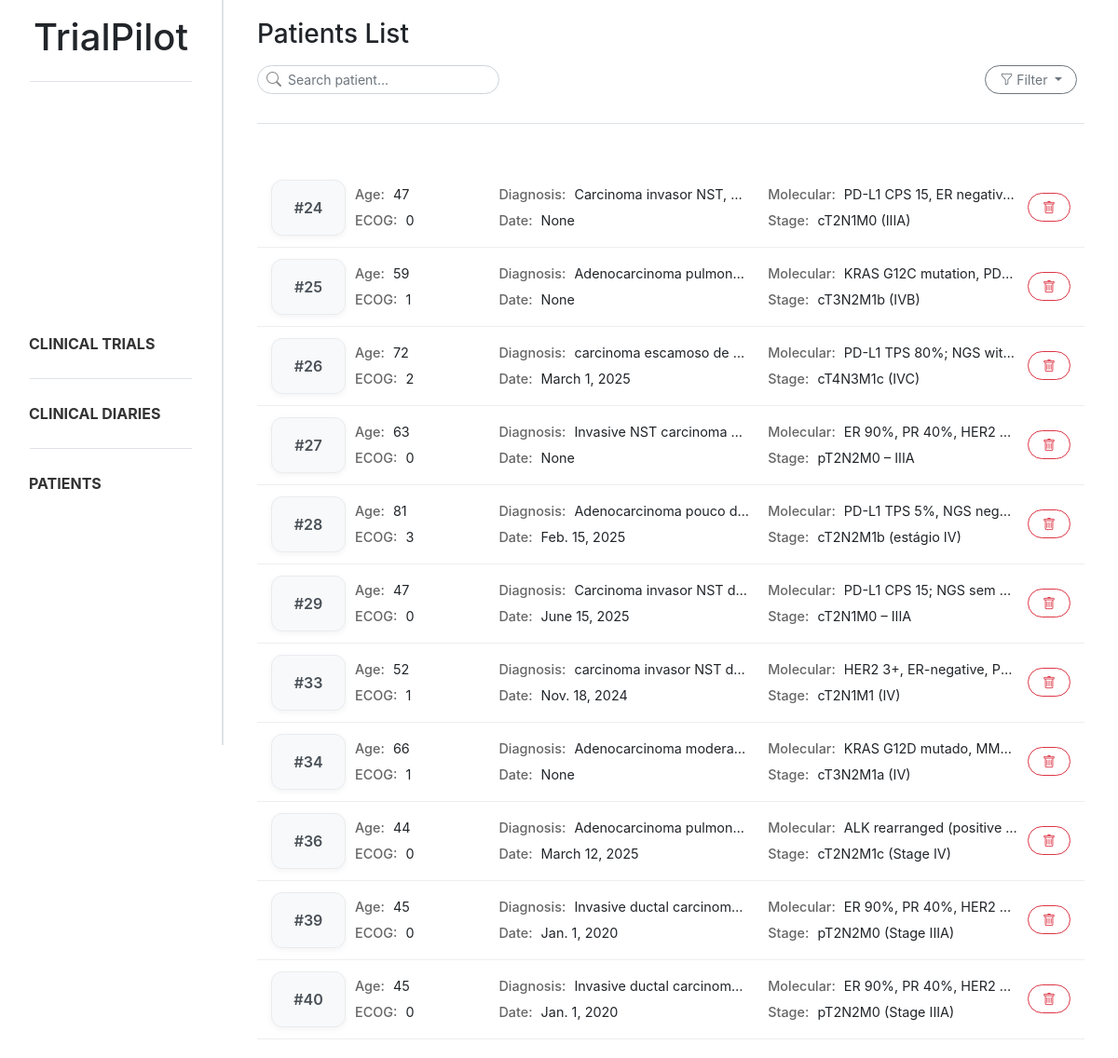
The app's page /patients/ with its own data.
### trialpilot/models.py (models this page shows, shortened)
class Patient_profile(models.Model):
    document = models.ForeignKey(Document, on_delete=models.CASCADE, related_name="patient_profiles")
    age = models.IntegerField(null=True, blank=True)
    ecog_ps = models.IntegerField(null=True, blank=True)
    diagnosis = models.CharField(max_length=255, null=True, blank=True)
    diagnosis_date = models.DateField(null=True, blank=True)
    molecular_status = models.CharField(max_length=255, null=True, blank=True)
    stage = models.CharField(max_length=50, null=True, blank=True)
    control = models.CharField(max_length=255, null=True, blank=True)

### trialpilot/views.py (the view, shortened to what this page needs)
# urls.py: path('patients/', patient_list, name='patient_list'),
def patient_list(request):
    search = request.GET.get("search", "").strip()
    stage = request.GET.get("stage", "").strip()
    molecular_status = request.GET.get("molecular_status", "").strip()
    patients = Patient_profile.objects.all()
    if stage:
        patients = patients.filter(stage__icontains=stage)
    if molecular_status:
        patients = patients.filter(molecular_status__icontains=molecular_status)
    patient_data = []
    for patient in patients:
        treatments = Treatment.objects.filter(patient=patient)
        patient_data.append((patient, treatments))
    return render(request, 'trialpilot/patient_list.html', {
        'patient_data': patient_data,
        'search': search,
        'stage': stage,
        'molecular_status': molecular_status,
    })

### trialpilot/templates/trialpilot/patient_list.html (shortened to what this page needs)
{% extends "trialpilot/base.html" %}
{% block content %}
<div class="d-flex flex-column mb-4 ml-3 mr-3">
    <h3 class="mb-3">Patients List</h3>
    <div class="d-flex justify-content-between align-items-center mb-3">
        <form method="GET">
            <div class="position-relative" style="width:260px">
                <i class="bi bi-search position-absolute"
                    style="left:10px; top:50%; transform:translateY(-50%); color:#888;"></i>
                <input type="text" name="search" class="form-control form-control-sm rounded-ui"
                    style="padding-left: 32px;" placeholder="Search patient...">
            </div>
        </form>
        <div class="dropdown" style="margin-right: 0.5rem;">
            <button class="btn btn-outline-secondary btn-sm rounded-ui dropdown-toggle" type="button"
                data-bs-toggle="dropdown" aria-expanded="false">
                <i class="bi bi-funnel"></i>
                Filter
            </button>
        </div>
    </div>
    <div class="sidebar-divider mb-4"></div>
</div>
<div class="patient-list ml-3 mr-3">
    {% for patient, treatments in patient_data %}
    <div class="patient-card patient-card-trigger" data-id="{{ patient.id }}" data-age="{{ patient.age }}"
        data-ecog="{{ patient.ecog_ps }}" data-diagnosis="{{ patient.diagnosis }}"
        data-date="{{ patient.diagnosis_date }}" data-molecular="{{ patient.molecular_status }}"
        data-stage="{{ patient.stage }}" data-control="{{ patient.control }}" data-treatments='[
        {% for t in treatments %}
            {
                "name": "{{ t.treatment_name|escapejs }}",
                "start": "{{ t.start_date }}",
                "end": "{{ t.end_date|default:"Ongoing" }}"
            }{% if not forloop.last %},{% endif %}
        {% endfor %}
     ]'>
        <div class="patient-layout">
            <div class="patient-id">
                #{{ patient.id }}
            </div>
            <div class="patient-grid">
                <div><strong>Age:</strong> {{ patient.age }}</div>
                <div><strong>Diagnosis:</strong> {{ patient.diagnosis }}</div>
                <div><strong>Molecular:</strong> {{ patient.molecular_status }}</div>
                <div><strong>ECOG:</strong> {{ patient.ecog_ps }}</div>
                <div><strong>Date:</strong> {{ patient.diagnosis_date }}</div>
                <div><strong>Stage:</strong> {{ patient.stage }}</div>
            </div>
            <div class="patient-actions">
                <button class="btn btn-outline-danger btn-sm reset-btn rounded-ui"
                    data-document-id="{{ patient.document.id }}" data-patient-id="{{ patient.id }}">
                    <i class="bi bi-trash"></i>
                </button>
            </div>
        </div>
    </div>
    {% endfor %}
</div>
{% endblock %}

### static/css/style.css (style rules this page uses)
body { overflow-x: hidden; }
html, body { height: 100%; }
.sidebar-divider { height: 1px; background-color: #dee2e6; margin-bottom: 15px; margin-top: 15px; }
.rounded-ui { border-radius: 1rem !important; padding-left: 15px; padding-right: 15px; }
.patient-card { padding: 12px 15px; border-bottom: 1px solid #eee; transition: all 0.15s ease; cursor: pointer; }
.patient-actions { display: flex; align-items: center; justify-content: center; }
.patient-grid { display: grid; grid-template-columns: 1fr 2fr 2fr; grid-template-rows: auto auto; gap: 6px 20px; font-size: 0.9rem; }
.patient-grid div { overflow: hidden; white-space: nowrap; text-overflow: ellipsis; }
.patient-grid strong { color: #666; font-weight: 500; margin-right: 5px; }
.patient-layout { display: grid; grid-template-columns: 80px 1fr auto; align-items: center; gap: 10px; }
.patient-id { display: flex; align-items: center; justify-content: center; font-weight: 600; color: #495057; background: #f8f9fa; border: 1px solid #e9ecef; border-radius: 12px; height: 100%; min-height: 60px; box-shadow: 0 2px 6px rgba(0, 0, 0, 0.05); }

### records on screen
Patient_profile: id "24", age "47", diagnosis "Carcinoma invasor NST,…", molecular_status "PD-L1 CPS 15, ER negativ…", ecog_ps "0", diagnosis_date "None", stage "cT2N1M0 (IIIA)"
Patient_profile: id "25", age "59", diagnosis "Adenocarcinoma pulmon…", molecular_status "KRAS G12C mutation, PD…", ecog_ps "1", diagnosis_date "None", stage "cT3N2M1b (IVB)"
Patient_profile: id "26", age "72", diagnosis "carcinoma escamoso de…", molecular_status "PD-L1 TPS 80%; NGS wit…", ecog_ps "2", diagnosis_date "March 1, 2025", stage "cT4N3M1c (IVC)"
Patient_profile: id "27", age "63", diagnosis "Invasive NST carcinoma…", molecular_status "ER 90%, PR 40%, HER2…", ecog_ps "0", diagnosis_date "None", stage "pT2N2M0 – IIIA"
Patient_profile: id "28", age "81", diagnosis "Adenocarcinoma pouco d…", molecular_status "PD-L1 TPS 5%, NGS nega…", ecog_ps "3", diagnosis_date "Feb. 15, 2025", stage "cT2N2M1b (estágio IV)"
Patient_profile: id "29", age "47", diagnosis "Carcinoma invasor NST d…", molecular_status "PD-L1 CPS 15; NGS sem…", ecog_ps "0", diagnosis_date "June 15, 2025", stage "cT2N1M0 – IIIA"
Patient_profile: id "33", age "52", diagnosis "carcinoma invasor NST d…", molecular_status "HER2 3+, ER-negative, P…", ecog_ps "1", diagnosis_date "Nov. 18, 2024", stage "cT2N1M1 (IV)"
Patient_profile: id "34", age "66", diagnosis "Adenocarcinoma modera…", molecular_status "KRAS G12D mutado, MM…", ecog_ps "1", diagnosis_date "None", stage "cT3N2M1a (IV)"
Patient_profile: id "36", age "44", diagnosis "Adenocarcinoma pulmon…", molecular_status "ALK rearranged (positive…", ecog_ps "0", diagnosis_date "March 12, 2025", stage "cT2N2M1c (Stage IV)"
Patient_profile: id "39", age "45", diagnosis "Invasive ductal carcinom…", molecular_status "ER 90%, PR 40%, HER2…", ecog_ps "0", diagnosis_date "Jan. 1, 2020", stage "pT2N2M0 (Stage IIIA)"
Patient_profile: id "40", age "45", diagnosis "Invasive ductal carcinom…", molecular_status "ER 90%, PR 40%, HER2…", ecog_ps "0", diagnosis_date "Jan. 1, 2020", stage "pT2N2M0 (Stage IIIA)"
